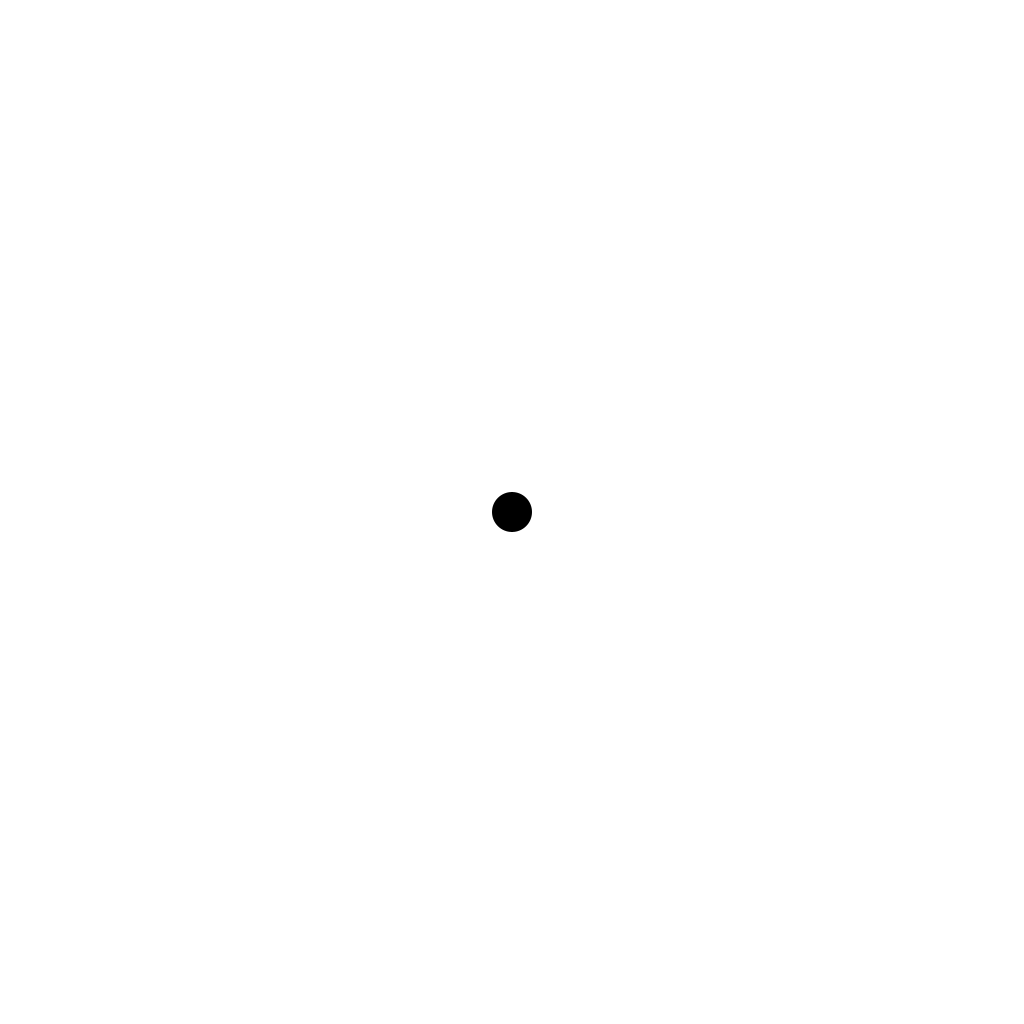
Frame 1 (no input)
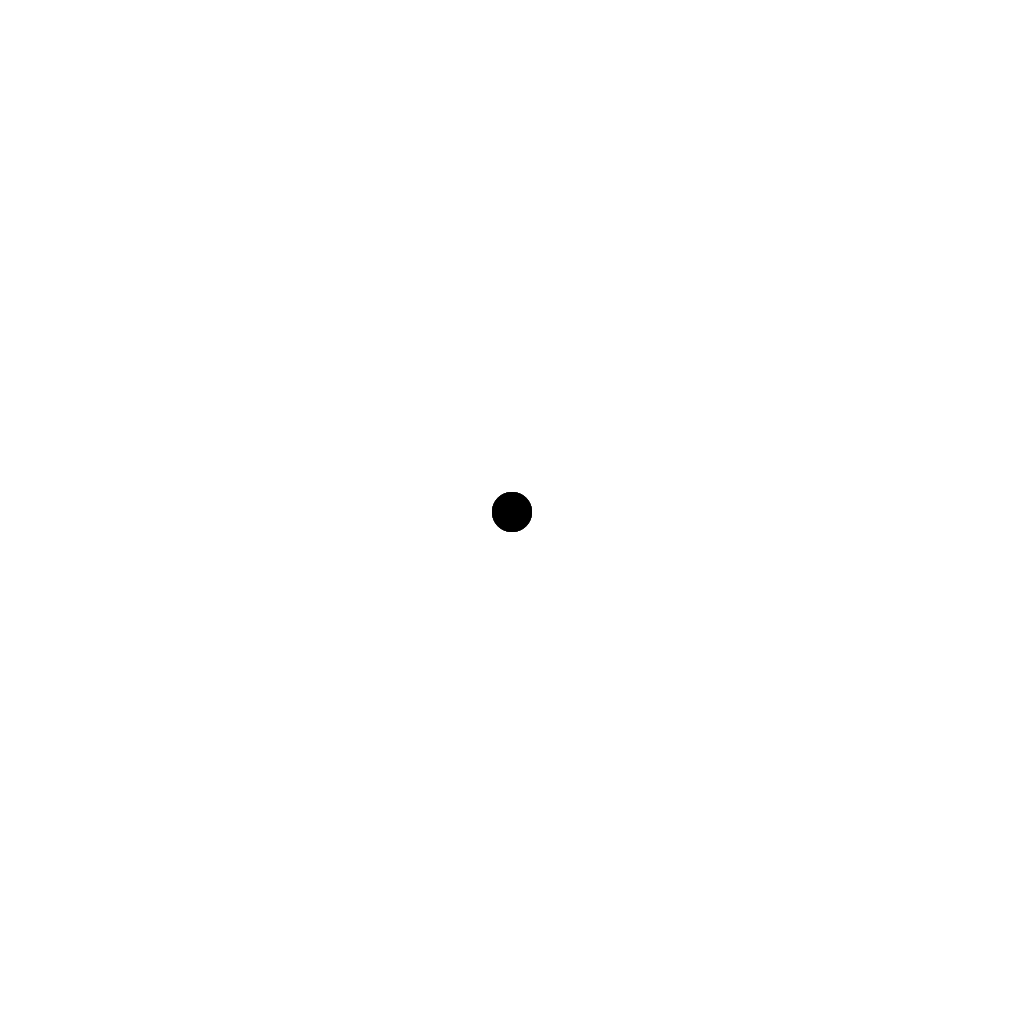
Frame 60 (the mouse pressed at the canvas centre just before this capture)
Frame 120 (the mouse held since frame 60 and released just before this capture): identical to frame 60, image omitted

The Processing sketch that drew these frames (run headless with seeded random() and noise(); from frame 60 on, the mouse is pressed at the canvas centre):

// Processing sketch: lec5_motion_230924a
// ── lec5_motion_230924a.pde
PVector ball;

void setup(){
  size(1024, 1024);
  background(255);
  noStroke();
  
  ball = new PVector(512, 512);
}

void draw(){
  // fade stuff out over time
  // with a translucent white bg
  fill(255, 25);
  
  rect(0, 0, width, height);
  
  int ballSize = 40;
  
  fill(0);
  circle(ball.x, ball.y, ballSize);
  
}
